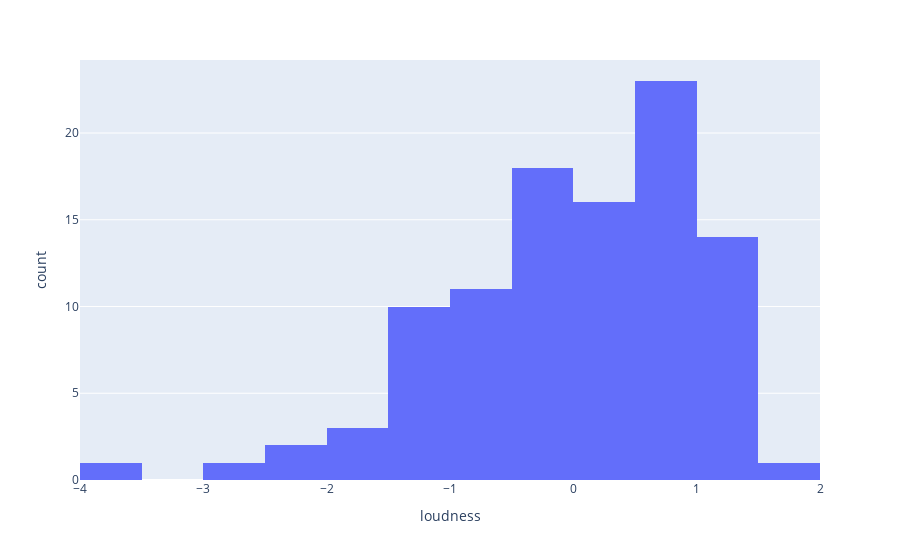

The notebook cell saved with this chart:
### Code cell
import pandas as pd
import numpy as np
import plotly.express as px

df = pd.read_csv('./data_sampled_100.csv')
df['loudness'].describe()

mean = round(np.mean(df['loudness']),2)
std = round(np.std(df['loudness']),2)
normalized=round((df['loudness']-mean)/std,2)

print(f'mean = ', mean)
print(f'std deviation = ', std)
normalized.describe()

# make histogram graph on normalized variable using plotly
fig = px.histogram(normalized, x="loudness")
fig.show()

### Figure 1 — Plotly figure (JSON) as saved in the notebook; plotly's stock layout.template omitted (floating-point values rounded to 4 significant figures)
{"data": [{"alignmentgroup": "True", "bingroup": "x", "hovertemplate": "loudness=%{x}<br>count=%{y}<extra></extra>", "legendgroup": "", "marker": {"color": "#636efa", "pattern": {"shape": ""}}, "name": "", "offsetgroup": "", "orientation": "v", "showlegend": false, "type": "histogram", "x": [1.64, 0.99, 0.08, 0.83, -0.9, -0.22, -0.18, -0.77, -0.21, -0.37, -1.12, -0.84, 0.26, -0.58, 0.81, 1.27, -0.09, 1.23, -0.7, -2.41, 1.45, 0.96, -2.74, -0.35, 0.91, 0.02, 0.3, -0.34, 0.28, 0.09, 0.99, -0.22, -0.31, 1.35, 1.03, 1.2, -1.47, -1.6, -0.04, -0.14, 0.46, -0.11, -0.28, 1.23, 0.93, 0.99, 0.27, -0.34, 0.91, -1.11, 0.69, 0.39, 1.17, -1.16, -1.2, 0.37, 1.13, -1.29, 0.67, -0.14, 1.4, 0.55, 0.41, -1.07, -1.34, 0.54, 0.5, -0.64, 0.56, -3.54, 0.62, 1.12, -0.69, 0.78, 0.53, -0.67, -2.09, -0.31, 0.12, 1.23, 0.08, -1.2, 0.56, 0.83, -0.03, -1.06, 0.78, 0.96, -0.57, 1.29, 0.09, -0.48, -1.69, 0.34, 1.04, -0.66, 0.6, -1.98, 0.06, -0.69], "xaxis": "x", "yaxis": "y"}], "layout": {"barmode": "relative", "legend": {"tracegroupgap": 0}, "margin": {"t": 60}, "xaxis": {"anchor": "y", "domain": [0, 1], "title": {"text": "loudness"}}, "yaxis": {"anchor": "x", "domain": [0, 1], "title": {"text": "count"}}}}
